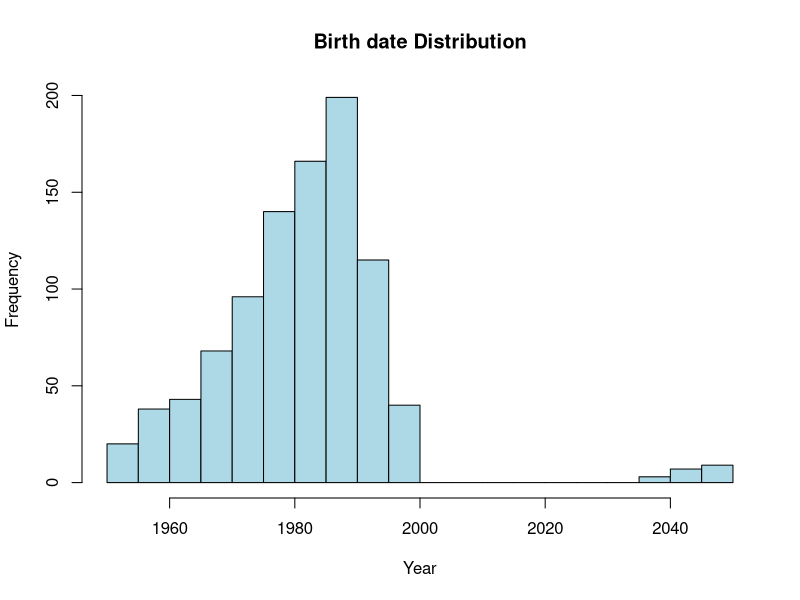
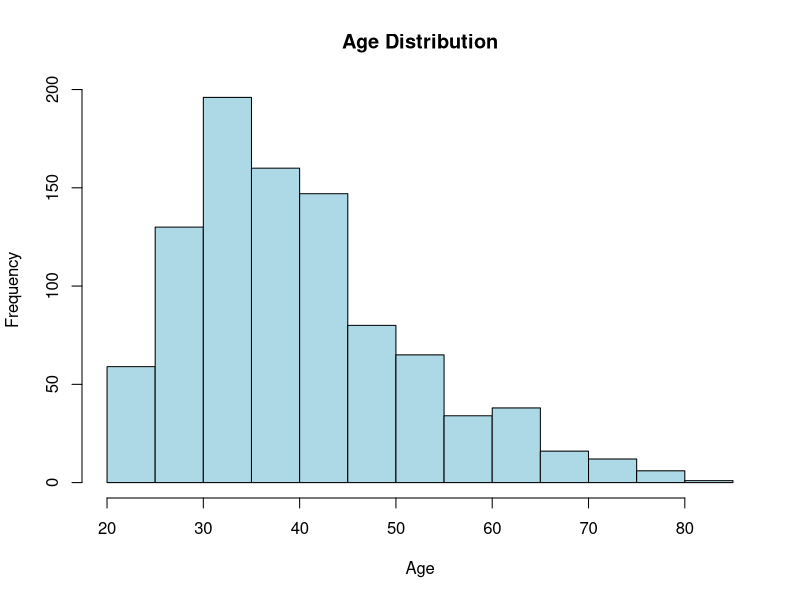
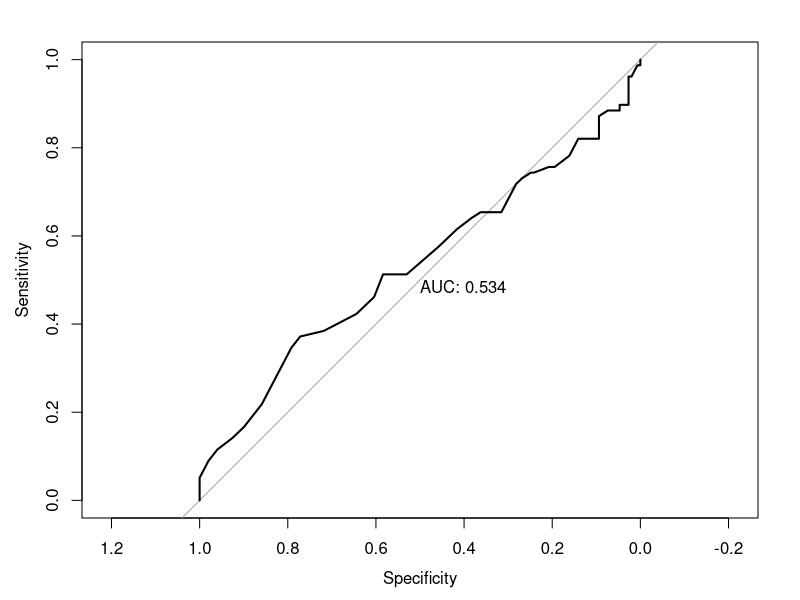
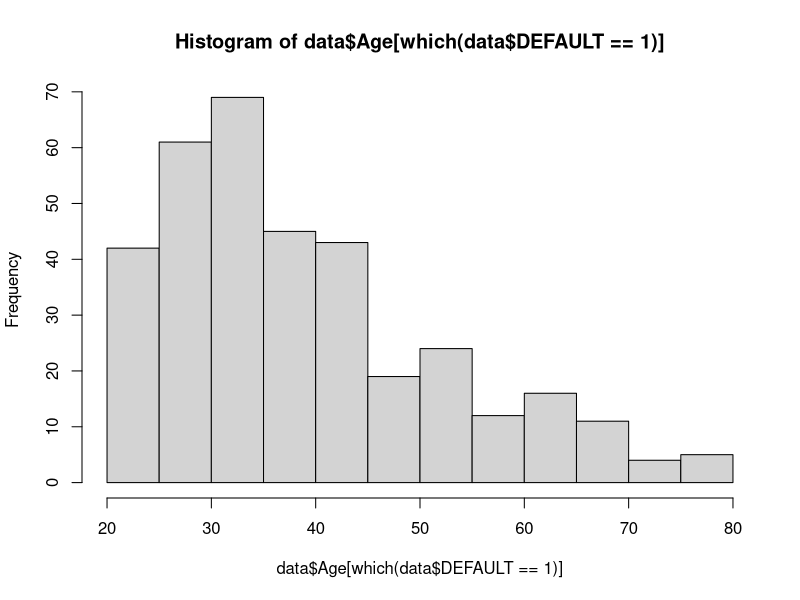
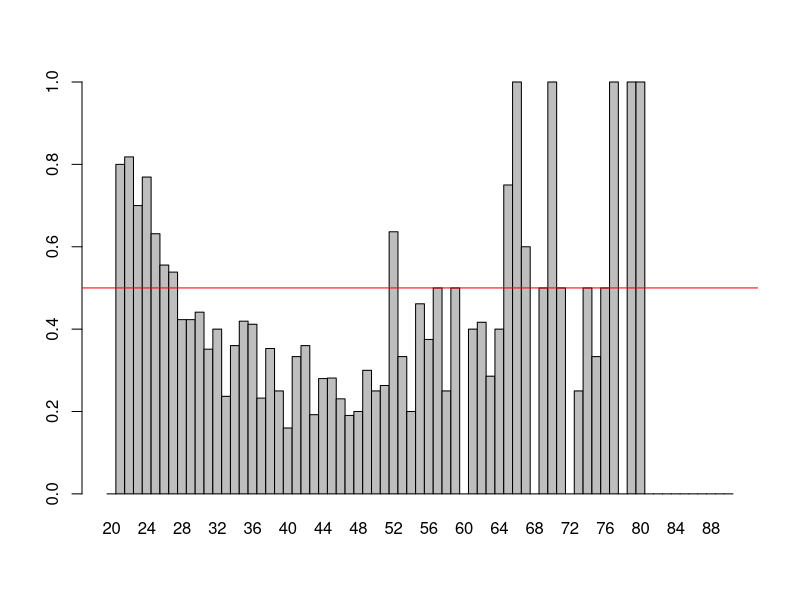
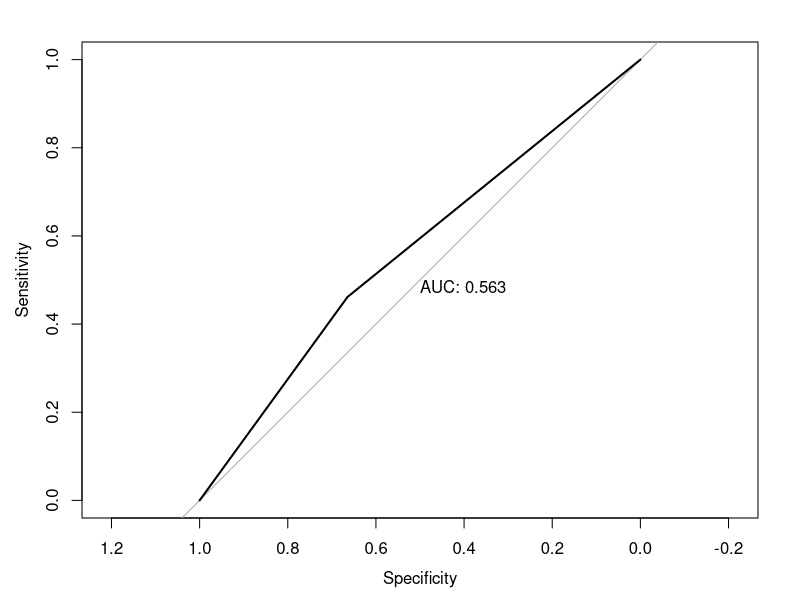
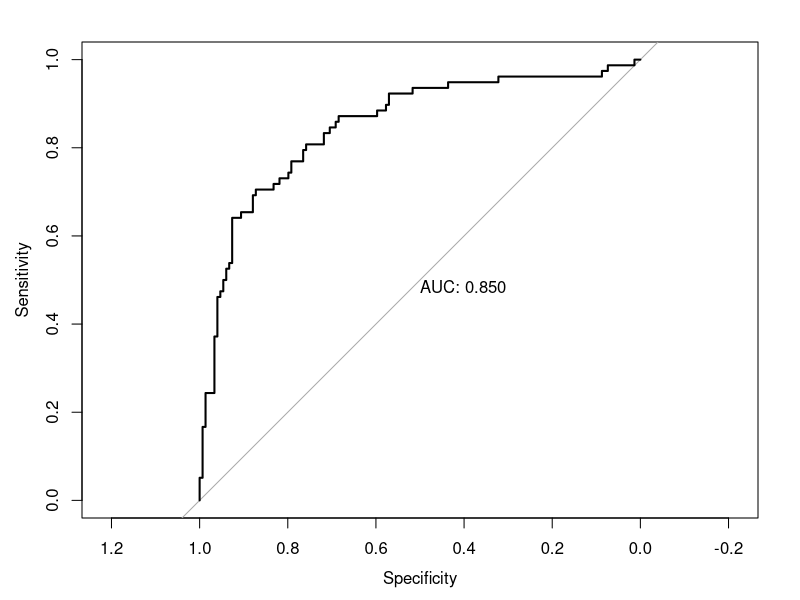
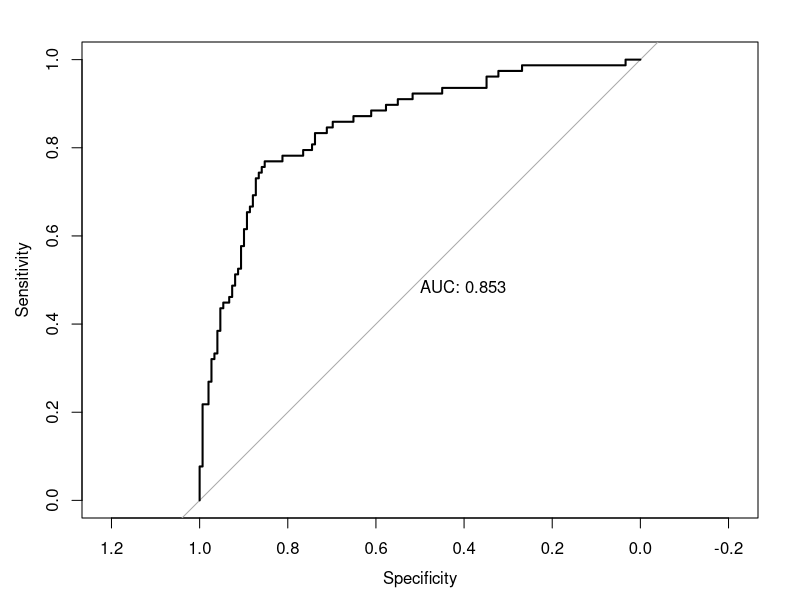

Reproduce these figures in R, in order.
#---------------------------------------------
#           Prerequisite packages            #
#---------------------------------------------
install.packages("pROC", repos = "http://cran.us.r-project.org")
install.packages('caret', repos = "http://cran.us.r-project.org")

library("pROC")
library('plyr')
library('caret')

#---------------------------------------------
#     Loading, Checking and Cleaning Data     #
#---------------------------------------------

data.raw = read.table("data.csv", sep = ";", header = T)

head(data.raw)
str(data.raw)

data.raw[data.raw == ""] = NA
data.raw$City = as.factor(data.raw$City)
data.raw$Gender = as.factor(data.raw$Gender)
data.raw$Education = as.factor(data.raw$Education)

#-------- NA analysis -------
sum(is.na(data.raw))
data.raw[rowSums(is.na(data.raw)) > 0, ]

#-------- NA removal --------
data = data.raw[!rowSums(is.na(data.raw)) > 0, ]

#-------- Population Check -------
xtabs (~ DEFAULT + Loan.term, data = data)
xtabs (~ DEFAULT + Year.of.application, data = data)
xtabs (~ DEFAULT + Year.of.birth, data = data) #Birh dates in future!
xtabs (~ DEFAULT + City, data = data)
xtabs (~ DEFAULT + Gender, data = data)
xtabs (~ DEFAULT + Education, data = data)

#-----  Investication of problematic values (year.ofbirth) ------
hist(data$Year.of.birth, breaks = 20 , main = "Birth date Distribution", xlab = "Year", ylab = "Frequency", col = "lightblue")

data[which(data$Year.of.birth>2020),] 

# Seems as Y2K issue

data[which(data$Year.of.birth==2036),] 

# average life expectancy of women in CZ is 82 years
# thus Y2K issue seems as likely cause of anomaly in data

temp = data[which(data$Year.of.birth>2020),]
temp[order(temp$Year.of.birth),]

#----- Fix of problematic values ------
data$Year.of.birth[which(data$Year.of.birth>2020)] = data$Year.of.birth[which(data$Year.of.birth>2020)] - 100



#---------------------------------------------
#       1. [LOGIT] Age as single variable       #
#---------------------------------------------

#------------------------------------------------
# 1.1 [SINGLE VARIABLE] Age as QUANTITATIVE variable #
#------------------------------------------------

data$Age = max(data$Year.of.application) - data$Year.of.birth
data[order(data$Age),]

hist(data$Age[order(data$Age)], breaks = 20 , main = "Age Distribution", xlab = "Age", ylab = "Frequency", col = "lightblue")

# distribution of age seems to follow deviate from normal distributino
shapiro.test(data$Age)
#H0 confirms existence of normal distribution 
#H0 upon shapiro-wilk test we reject the hypothesis of the existence of normal distribution

#---- train test split 1 --------
set.seed(434)
split = sample(2, nrow(data), replace = T, prob = c(0.75, 0.25))
data.train = data[split == 1,]
data.test = data[split == 2,]

#---- logistic regression of Age and Default 1 ----
logistic.age = glm(DEFAULT ~ Age, data = data.train, family = "binomial")
summary(logistic.age)
# according to the wald test, age is not sufficient predictor of the default

#---- generation prediction and AUC 1 ------
prediction.age = predict(logistic.age, data.test, type = 'response')

#confusion matrix
confusionMatrix(as.factor(round(prediction.age, 0)), reference = as.factor(data.test$DEFAULT))

#AUC indication
roc(data.test$DEFAULT ~ prediction.age, plot = TRUE, print.auc = TRUE)

#------------------------------------------------
# 1.2a Preparing data for Age group default ration model #
#------------------------------------------------

hist(data$Age[which(data$DEFAULT == 1)])

age_group_default_likelihood = data.frame(
  Age_group = 20:90,
  DEFAULTS = 0,
  REPAYMENTS = 0,
  Likelihood = 0.1
)


#length(data$DEFAULT))
for (i in 1:70) {
  age_group_default_likelihood$DEFAULTS[i] = length(data$DEFAULT[which(data$Age == i+min(data$Age-1) & data$DEFAULT == 1)])
  age_group_default_likelihood$REPAYMENTS[i] = length(data$DEFAULT[which(data$Age == i+min(data$Age-1) & data$DEFAULT == 0)])
}

age_group_default_likelihood$Likelihood = age_group_default_likelihood$DEFAULTS / (age_group_default_likelihood$DEFAULTS + age_group_default_likelihood$REPAYMENTS)
age_group_default_likelihood$Likelihood[is.na(age_group_default_likelihood$Likelihood)] = 0

barplot(age_group_default_likelihood$Likelihood, age_group_default_likelihood$Age_group, names.arg = age_group_default_likelihood$Age_group, 
        space = 0, 
        width = 1,
        legend.text = FALSE
        )
abline(h = 0.5, col = 'red')

age_group_default_likelihood[which(age_group_default_likelihood$Likelihood >= 0.5), ]

#------------------------------------------------
# 1.2b [SINGLE VARIABLE] Age as QUALITATOVE variable #
#------------------------------------------------
 data$Risk.Age.Float = ifelse(data$Age < 30 | data$Age > 50, 1, 0)

#---- train test split 2  --------
set.seed(434)
split = sample(2, nrow(data), replace = T, prob = c(0.75, 0.25))
data.train = data[split == 1,]
data.test = data[split == 2,]

#---- logistic regression of Age and Default 2 ----
logistic.age = glm(DEFAULT ~ Risk.Age.Float, data = data.train, family = "binomial")
summary(logistic.age)
# according to the wald test, age is not sufficient predictor of the default

#---- generation prediction and AUC 2 ------
prediction.age = predict(logistic.age, data.test, type = 'response')

#confusion matrix
confusionMatrix(as.factor(round(prediction.age, 0)), reference = as.factor(data.test$DEFAULT))

#AUC indication
roc(data.test$DEFAULT ~ prediction.age, plot = TRUE, print.auc = TRUE)


#---------------------------------------------
#             [LOGIT] All variables          #
#---------------------------------------------

#------------------------------------------------
# 2.1 [ALL VARIABLE] Age as QUANTITATIVE variable #
#------------------------------------------------

set.seed(434)
split = sample(2, nrow(data), replace = T, prob = c(0.75, 0.25))
data.train = data[split == 1,]
data.test = data[split == 2,]

#---- logistic regression of Age and Default 3 ----
logistic.all = glm(DEFAULT ~ .-Risk.Age.Float - Year.of.birth, data = data.train, family = "binomial")
summary(logistic.all)
#according to wald test, loan term, Year of application, Gender and age are not sufficient predictor of the default

#---- generation prediction and AUC 3 ------
prediction.all = predict(logistic.all, data.test, type = 'response')

#confusion matrix
confusionMatrix(as.factor(round(prediction.all, 0)), reference = as.factor(data.test$DEFAULT))

#AUC indication
roc(data.test$DEFAULT ~ prediction.all, plot = TRUE, print.auc = TRUE)

#------------------------------------------------
# 2.2 [ALL VARIABLE] Age as QUALITATOVE variable #
#------------------------------------------------

set.seed(434)
split = sample(2, nrow(data), replace = T, prob = c(0.75, 0.25))
data.train = data[split == 1,]
data.test = data[split == 2,]

#---- logistic regression of Age and Default 4 ----
logistic.all = glm(DEFAULT ~ .-Age - Year.of.birth, data = data.train, family = "binomial")
summary(logistic.all)
#according to wald test, loan term, Year of application, Gender and age are not sufficient predictor of the default

#---- generation prediction and AUC 4 ------
prediction.all = predict(logistic.all, data.test, type = 'response')

#confusion matrix
confusionMatrix(as.factor(round(prediction.all, 0)), reference = as.factor(data.test$DEFAULT))

#AUC indication
roc(data.test$DEFAULT ~ prediction.all, plot = TRUE, print.auc = TRUE)

#------------------------------------------------
#        3 [LOGIT] Significant variables        #
#------------------------------------------------

#------------------------------------------------
#   3.1 [SIGNIFICANT VARIABLES] Identifying variables  #
#------------------------------------------------

#------- Qualitative testing ------
chisq.test(data$City, data$DEFAULT) # Significant (0hypo is independent)
chisq.test(data$Gender, data$DEFAULT) # Insignificant
chisq.test(data$Education, data$DEFAULT) # Significant (0hypo is independent)

#according to chi-square tests of factor variables, gender in not sufficient predictor of the default

#------------------------------------------------
#   3.2 [SIGNIFICANT VARIABLES] Using Age and City  #
#------------------------------------------------

set.seed(434)
split = sample(2, nrow(data), replace = T, prob = c(0.75, 0.25))
data.train = data[split == 1,]
data.test = data[split == 2,]

#---- logistic regression of Age and Default 5 ----
logistic.sig = glm(DEFAULT ~ Loan.Amount + City + Education + Age, data = data.train, family = "binomial")
summary(logistic.sig)
#according to wald test, loan term, Year of application, Gender and age are not sufficient predictor of the default

#---- generation prediction and AUC 5 ------
prediction.sig = predict(logistic.sig, data.test, type = 'response')

#confusion matrix
confusionMatrix(as.factor(round(prediction.sig, 0)), reference = as.factor(data.test$DEFAULT))

#AUC indication
roc(data.test$DEFAULT ~ prediction.sig, plot = TRUE, print.auc = TRUE)


#------------------------------------------------
#   3.3 [SIGNIFICANT VARIABLES] Using Age.Risk.Float and dropping City  #
#------------------------------------------------
# když zvolím seed 101 tak už vychází RISK AGE GROUP model lépe než AGE model podle AUC, takže otázka vybraných dat
set.seed(434)
split = sample(2, nrow(data), replace = T, prob = c(0.75, 0.25))
data.train = data[split == 1,]
data.test = data[split == 2,]

#---- logistic regression of Age and Default 6 ----
logistic.sig = glm(DEFAULT ~ Loan.Amount + City + Education + Risk.Age.Float, data = data.train, family = "binomial")
summary(logistic.sig)
#according to wald test, loan term, Year of application, Gender and age are not sufficient predictor of the default

#---- generation prediction and AUC 6 ------
prediction.sig = predict(logistic.sig, data.test, type = 'response')

#confusion matrix
confusionMatrix(as.factor(round(prediction.sig, 0)), reference = as.factor(data.test$DEFAULT))

#AUC indication
roc(data.test$DEFAULT ~ prediction.sig, plot = TRUE, print.auc = TRUE)

